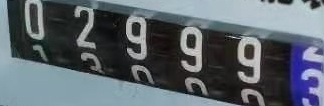
#> input picture fcsrn_train_images/croped_微信图片_2019120910243222.jpg, 324 x 106 px
$ python linedetector.py
#> lines starting #> are read from the running program, lines starting #| are printed output that depends on the picture; after the words box and inside, x2 and y2 are one past the last pixel; in counts of white or black regions, pixels touching at a corner belong together
import cv2
import numpy as np
import math

def rotate_bound(image, angle):
    # grab the dimensions of the image and then determine the
    # center
    (h, w) = image.shape[:2]
    (cX, cY) = (w // 2, h // 2)

    # grab the rotation matrix (applying the negative of the
    # angle to rotate clockwise), then grab the sine and cosine
    # (i.e., the rotation components of the matrix)
    M = cv2.getRotationMatrix2D((cX, cY), -angle, 1.0)
    cos = np.abs(M[0, 0])
    sin = np.abs(M[0, 1])

    # compute the new bounding dimensions of the image
    nW = int((h * sin) + (w * cos))
    nH = int((h * cos) + (w * sin))

    # adjust the rotation matrix to take into account translation
    M[0, 2] += (nW / 2) - cX
    M[1, 2] += (nH / 2) - cY

    # perform the actual rotation and return the image
    return cv2.warpAffine(image, M, (nW, nH))

class LineDetector():
    def __init__(self,img_path):
        self.image = cv2.imdecode(np.fromfile(img_path,dtype=np.uint8),-1)
#> self.image is the input picture: shape (106, 324, 3); mean B, G, R 108.8, 101.4, 92.6
        self.thresh_holds = [100,70,50,40]

    def preprocess(self):
        """preprocess image ----gray,blur,and find edges"""
        self.image_copy = self.image.copy()
        self.gray = cv2.cvtColor(self.image_copy,cv2.COLOR_BGR2GRAY)
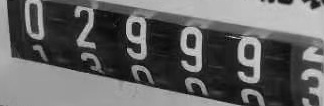
#> self.gray: shape (106, 324); min 1, max 225, mean 99.6
        self.gray = cv2.GaussianBlur(self.gray,(3,3),0)
        self.edges = cv2.Canny(self.gray,50,150,apertureSize=3)
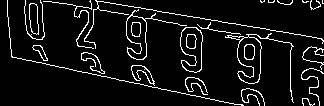
#> self.edges: shape (106, 324); 7.5% white in thin lines or dots

    def houghlines(self):
        """find lines using HoughLines """
        self.preprocess()
        for thresh in self.thresh_holds:
            self.lines = cv2.HoughLines(self.edges,1,np.pi/180,thresh)
            if self.lines is not None:
                self.lines_quantity = len(self.lines)
                print(f'[INFO] thresh hold is {thresh},find {self.lines_quantity} lines')
                break
#> this loop made 1 pass
#> (self.lines, self.lines_quantity) on pass 1: ([[53, 1.78], [-8, 1.75], [-17, 1.75], [-14, 1.73]], 4)
#| [INFO] thresh hold is 100,find 4 lines


    def draw_lines(self):
        """draw all the lines detected"""
        self.angle_sum = 0
        for line in self.lines:
            rho,theta = line[0]
            a = np.cos(theta)
            b = np.sin(theta)
            # change to x-y coord system
            x0 = a * rho
            y0 = b * rho
            # get coords of 2 points on the same line
            x1 = int(x0 + 1000 * (-b))
            y1 = int(y0 + 1000 * (a))
            x2 = int(x0 - 1000 * (-b))
            y2 = int(y0 - 1000 * (a))
            cv2.line(self.image_copy,(x1,y1),(x2,y2),(0,0,255),1)
            if x1 == x2 or y1 == y2:
                continue
            self.angle_sum += math.degrees(math.atan(float((y2 - y1) / (x2 - x1))))
#> this loop made 4 passes
#> (rho, theta, a, b, x0, y0, x1, y1) on passes 1 to 4: (53, 1.78, -0.208, 0.978, -11.02, 51.84, -989, -156), (-8, 1.75, -0.174, 0.985, 1.39, -7.88, -983, -181), (-17, 1.75, -0.174, 0.985, 2.95, -16.74, -981, -190), (-14, 1.73, -0.156, 0.988, 2.19, -13.83, -985, -170)
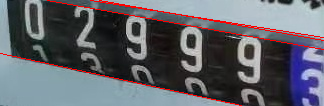
#> self.image_copy: shape (106, 324, 3); 2.7% of pixels changed, all inside (x1, y1, x2, y2) = (0, 0, 324, 106)
#> after the loop, self.angle_sum = 40.9

        self.angle_average = self.angle_sum / len(self.lines)
#> self.angle_average = 10.22
        # cv2.imshow('alllines',self.image_copy)
        # cv2.waitKey()
        # cv2.destoryAllwindows()


    def rotate(self):
        if self.angle_average > 45:
            self.angle_average = -90 + self.angle_average
        elif self.angle_average < -45:
            self.angle_average = 90 + self.angle_average
        self.rotate_image = rotate_bound(self.image_copy,-self.angle_average)
#> in rotate_bound, `M = cv2.getRotationMatrix2D((cX, cY), -angle, 1.0)`: M = [[0.984, 0.178, -6.84], [-0.178, 0.984, 29.6]]
#> in rotate_bound, `cos = np.abs(M[0, 0])`: cos = 0.984
#> in rotate_bound, `sin = np.abs(M[0, 1])`: sin = 0.178
#> in rotate_bound, `nW = int((h * sin) + (w * cos))`: nW = 337
#> in rotate_bound, `nH = int((h * cos) + (w * sin))`: nH = 161
#> in rotate_bound, `return cv2.warpAffine(image, M, (nW, nH))`:
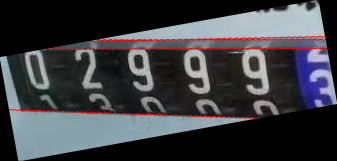
#> returned value: shape (161, 337, 3); mean of channels 0, 1, 2 66.9, 62.4, 61.4; drawn as B, G, R
        cv2.imshow('rotate_test',self.rotate_image)
        cv2.waitKey()
#> (the run stopped early here; a loop or call above may not have finished)

$ run again, with fcsrn_train_images/croped_微信图片_2019120910243234.jpg copied over fcsrn_train_images/croped_微信图片_2019120910243222.jpg
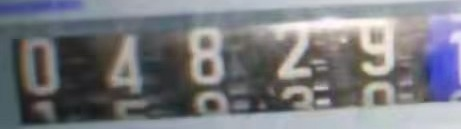
#> input picture fcsrn_train_images/croped_微信图片_2019120910243234.jpg, 461 x 129 px
#> in __init__, self.image is the input picture: shape (129, 461, 3); mean B, G, R 127.7, 122.4, 121.3
#> in preprocess, `self.edges = cv2.Canny(self.gray,50,150,apertureSize=3)`:
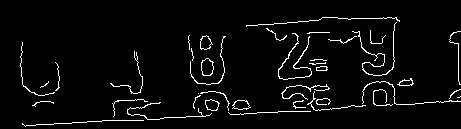
#> self.edges: shape (129, 461); 4% white in thin lines or dots, all inside (x1, y1, x2, y2) = (20, 17, 461, 127)
#> the loop in houghlines, `for thresh in self.thresh_holds:` made 1 pass
#> (self.lines, self.lines_quantity) on pass 1: ([[126, 1.52]], 1)
#> (printed output is left out)
#> the loop in draw_lines, `for line in self.lines:` made 1 pass
#> (rho, theta, a, b, x0, y0, x1, y1) on pass 1: (126, 1.52, 0.0523, 0.999, 6.59, 125.8, -992, 178)
#> after the loop in draw_lines, `for line in self.lines:`: self.angle_sum = -3.01
#> M = [[0.999, -0.0525, 3.68], [0.0525, 0.999, -11.99]]
#> cos = 0.999
#> sin = 0.0525
#> nW = 467
#> nH = 153
#> in rotate_bound, `return cv2.warpAffine(image, M, (nW, nH))`:
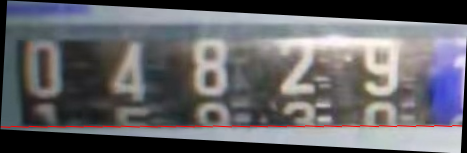
#> returned value: shape (153, 467, 3); mean of channels 0, 1, 2 105.5, 101.1, 101.9; drawn as B, G, R

$ run again, with fcsrn_train_images/croped_微信图片_2019120910243237.jpg copied over fcsrn_train_images/croped_微信图片_2019120910243222.jpg
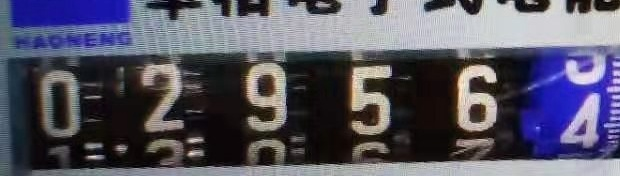
#> input picture fcsrn_train_images/croped_微信图片_2019120910243237.jpg, 620 x 176 px
#> in __init__, self.image is the input picture: shape (176, 620, 3); mean B, G, R 102.1, 87.1, 88.8
#> in preprocess, `self.edges = cv2.Canny(self.gray,50,150,apertureSize=3)`:
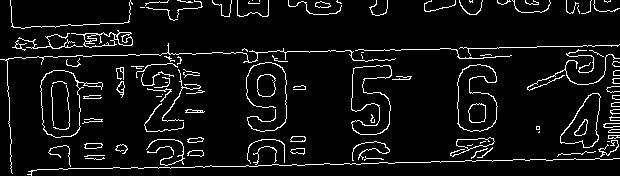
#> self.edges: shape (176, 620); 6.6% white in thin lines or dots
#> the loop in houghlines, `for thresh in self.thresh_holds:` made 1 pass
#> self.lines_quantity on pass 1: 9
#> (printed output is left out)
#> the loop in draw_lines, `for line in self.lines:` made 9 passes
#> (rho, theta, a, b, x0, y0, x1, y1) on passes 1 to 8: (56, 1.55, 0.0175, 1, 0.977, 55.99, -998, 73), (169, 1.55, 0.0175, 1, 2.95, 169, -996, 186), (66, 1.55, 0.0175, 1, 1.15, 65.99, -998, 83), (59, 1.54, 0.0349, 0.999, 2.06, 58.96, -997, 93), (159, 1.57, -4.37e-08, 1, -6.95e-06, 159, -1000, 158), (171, 1.54, 0.0349, 0.999, 5.97, 170.9, -993, 205), (29, 1.52, 0.0523, 0.999, 1.52, 28.96, -997, 81), (65, 1.54, 0.0349, 0.999, 2.27, 64.96, -997, 99)
#> after the loop in draw_lines, `for line in self.lines:`: self.angle_sum = -9.95
#> self.angle_average = -1.11
#> M = [[1, -0.0193, 1.76], [0.0193, 1, -5.96]]
#> cos = 1
#> sin = 0.0193
#> nW = 623
#> nH = 187
#> in rotate_bound, `return cv2.warpAffine(image, M, (nW, nH))`:
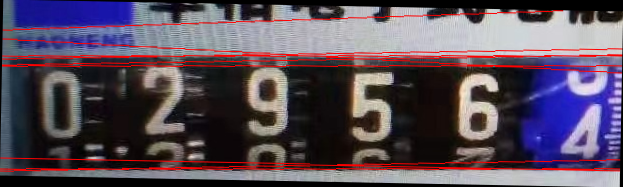
#> returned value: shape (187, 623, 3); mean of channels 0, 1, 2 91.1, 77.6, 90.6; drawn as B, G, R

$ run again, with fcsrn_train_images/croped_微信图片_201912091024329.jpg copied over fcsrn_train_images/croped_微信图片_2019120910243222.jpg
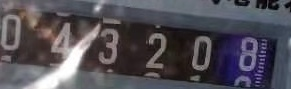
#> input picture fcsrn_train_images/croped_微信图片_201912091024329.jpg, 291 x 89 px
#> in __init__, self.image is the input picture: shape (89, 291, 3); mean B, G, R 86.3, 78.5, 81.9
#> in preprocess, `self.edges = cv2.Canny(self.gray,50,150,apertureSize=3)`:
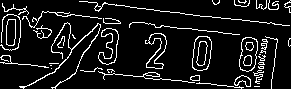
#> self.edges: shape (89, 291); 10.1% white in thin lines or dots
#> the loop in houghlines, `for thresh in self.thresh_holds:` made 1 pass
#> (self.lines, self.lines_quantity) on pass 1: ([[61, 1.68], [5, 1.69], [-10, 1.69]], 3)
#> (printed output is left out)
#> the loop in draw_lines, `for line in self.lines:` made 3 passes
#> (rho, theta, a, b, x0, y0, x1, y1) on passes 1 to 3: (61, 1.68, -0.105, 0.995, -6.38, 60.67, -1000, -43), (5, 1.69, -0.122, 0.993, -0.609, 4.96, -993, -116), (-10, 1.69, -0.122, 0.993, 1.22, -9.93, -991, -131)
#> after the loop in draw_lines, `for line in self.lines:`: self.angle_sum = 19.88
#> self.angle_average = 6.63
#> M = [[0.993, 0.115, -4.11], [-0.115, 0.993, 17.03]]
#> cos = 0.993
#> sin = 0.115
#> nW = 299
#> nH = 121
#> in rotate_bound, `return cv2.warpAffine(image, M, (nW, nH))`:
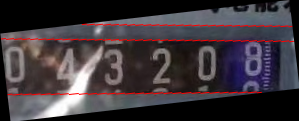
#> returned value: shape (121, 299, 3); mean of channels 0, 1, 2 60, 54.6, 62.3; drawn as B, G, R
